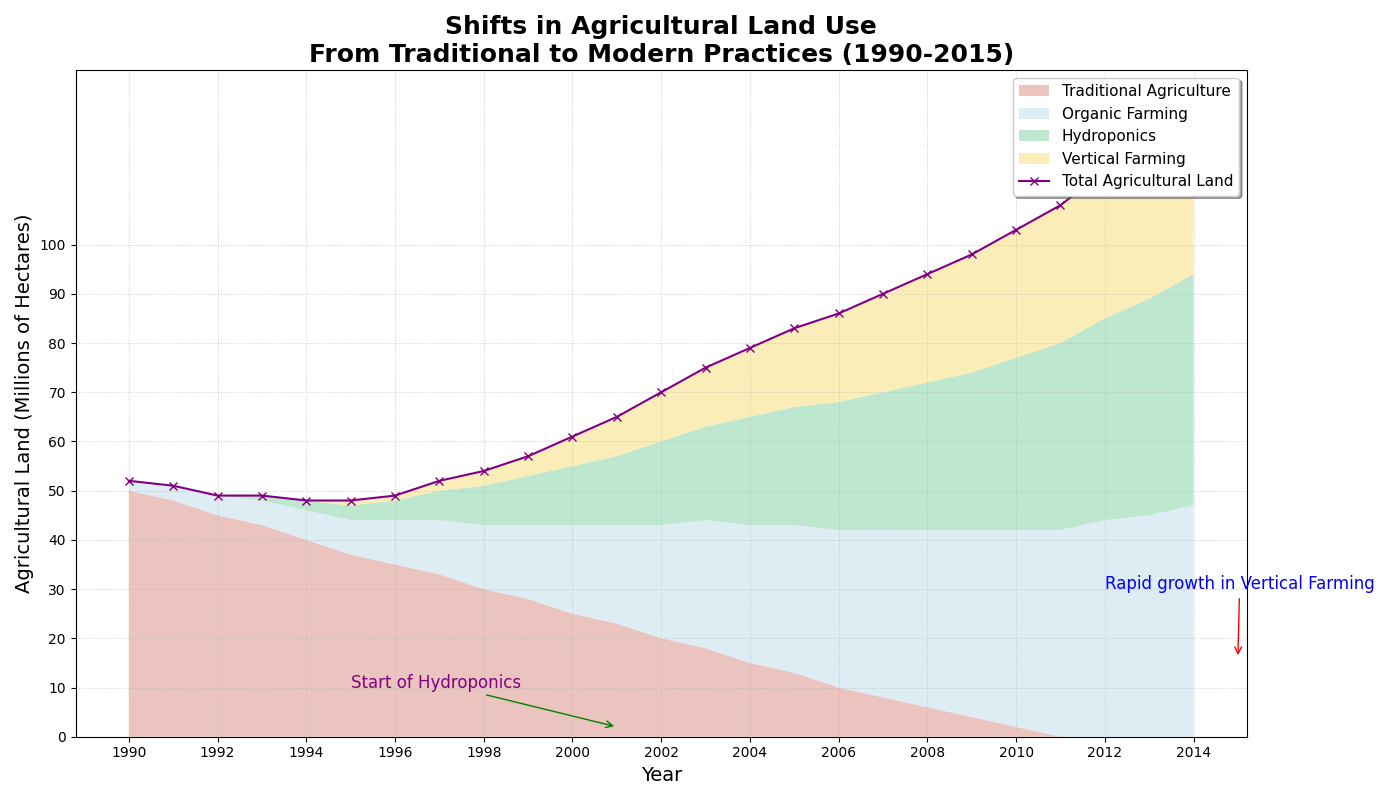

Write the Python code that produced this figure.
import matplotlib.pyplot as plt
import numpy as np

years = np.arange(1990, 2015)
traditional_agriculture = np.array([50, 48, 45, 43, 40, 37, 35, 33, 30, 28, 25, 23, 20, 18, 15, 13, 10, 8, 6, 4, 2, 0, 0, 0, 0])
organic_farming = np.array([2, 3, 4, 5, 6, 7, 9, 11, 13, 15, 18, 20, 23, 26, 28, 30, 32, 34, 36, 38, 40, 42, 44, 45, 47])
hydroponics = np.array([0, 0, 0, 1, 2, 3, 4, 6, 8, 10, 12, 14, 17, 19, 22, 24, 26, 28, 30, 32, 35, 38, 41, 44, 47])
vertical_farming = np.array([0, 0, 0, 0, 0, 1, 1, 2, 3, 4, 6, 8, 10, 12, 14, 16, 18, 20, 22, 24, 26, 28, 30, 32, 35])

total_agriculture = (traditional_agriculture + organic_farming + hydroponics + vertical_farming)

fig, ax = plt.subplots(figsize=(14, 8))

# Altering stylistic elements
ax.stackplot(years, traditional_agriculture, organic_farming, hydroponics, vertical_farming,
             labels=['Traditional Agriculture', 'Organic Farming', 'Hydroponics', 'Vertical Farming'],
             colors=['#e6b0aa', '#d4e6f1', '#a9dfbf', '#f9e79f'], alpha=0.75)

ax.plot(years, total_agriculture, label='Total Agricultural Land', color='purple', linestyle='-', marker='x')

ax.set_title("Shifts in Agricultural Land Use\nFrom Traditional to Modern Practices (1990-2015)", fontsize=18, fontweight='bold')
ax.set_xlabel("Year", fontsize=14)
ax.set_ylabel("Agricultural Land (Millions of Hectares)", fontsize=14)

ax.set_xticks(years[::2])
ax.set_yticks(np.arange(0, 101, 10))

# Modify grid style
ax.grid(True, which='both', linestyle=':', linewidth=0.7, alpha=0.6)

# Customize legend style
ax.legend(loc='upper right', fontsize=11, fancybox=True, shadow=True)

ax.annotate('Start of Hydroponics', xy=(2001, 2), xytext=(1995, 10),
            arrowprops=dict(arrowstyle='->', color='green'), fontsize=12, color='purple')
ax.annotate('Rapid growth in Vertical Farming', xy=(2015, 16), xytext=(2012, 30),
            arrowprops=dict(arrowstyle='->', color='red'), fontsize=12, color='blue')

fig.tight_layout()

plt.show()
